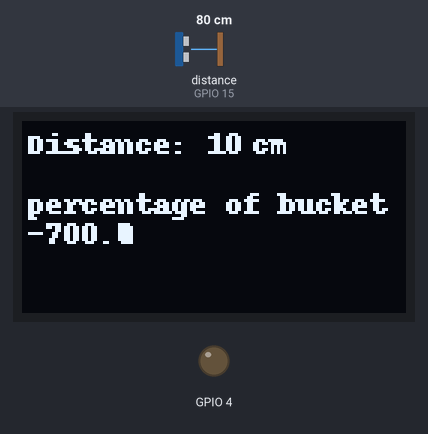
This program was run on a simulated Raspberry Pi (BCM pin numbers). Shown: 128×64 one-colour display, output pins drawn as LEDs (lit = HIGH). Dashed ring = blinking. The test bench sets the inputs (shaded band); at power-on: distance to the obstacle (sensor on GPIO 15) 80 cm. The echo pulse lasts 58.3 µs per cm; the clock reads 2024-03-15 10:24:30 at power-on unless the program sets it; pins used as bus, display or sensor lines are not drawn; what the program prints to the terminal is not drawn.

Above: at 3.3 s.
3.4 s: distance to the obstacle (sensor on GPIO 15) set to 5 cm
At 4.9 s:
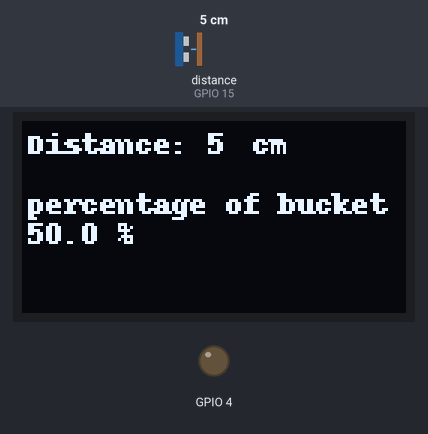
6.0 s: distance to the obstacle (sensor on GPIO 15) set to 2 cm
At 10.2 s:
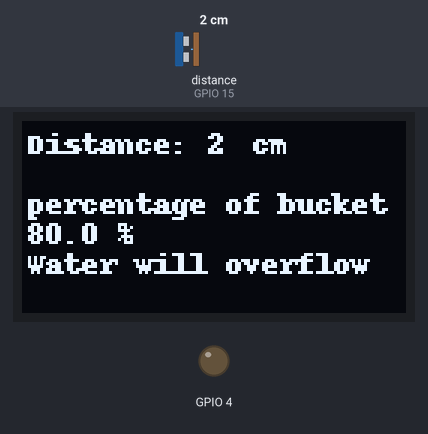
10.3 s: distance to the obstacle (sensor on GPIO 15) set to 4 cm
At 11.2 s:
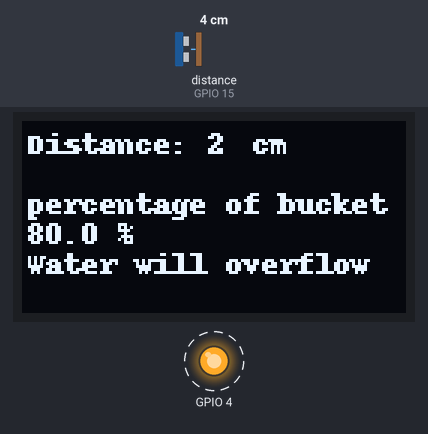
Timing chart, 0 to 13.9 s (numbered marks = the images above; inputs shaded):
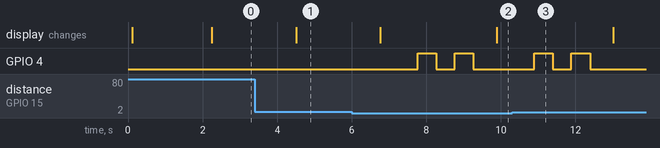

Measured:
- the behaviour switches between 4 and 3 cm on distance to the obstacle (sensor on GPIO 15) (found by bisection; images 1 and 2)
- after the input at 3.4 s, the display: changes after 1.1 s (image 1)
- after the input at 6.0 s, GPIO 4: alternates HIGH for 0.50 s and LOW for 0.50 s, 4 changes in all, then stays LOW, starting after 1.8 s; the display: first changes after 0.76 s (image 2 shows a later state)
- after the input at 10.3 s, GPIO 4: goes on until 12.4 s, then stays LOW

The program:

Water_level_Monitor_With_Oled_Display_Using_Raspberry_Pi.py
```python
import time

import Adafruit_GPIO.SPI as SPI
import Adafruit_SSD1306

from PIL import Image
from PIL import ImageDraw
from PIL import ImageFont
import RPi.GPIO as GPIO
import time


# Raspberry Pi pin configuration:
RST = 24
# Note the following are only used with SPI:
DC = 23
SPI_PORT = 0
SPI_DEVICE = 0

TRIG = 14
ECHO = 15
i=0

dist_from_base =  10 #Write the distance from the sensor to the base of the bucket
GPIO.setmode(GPIO.BCM)
GPIO.setup(TRIG ,GPIO.OUT)
GPIO.setup(ECHO,GPIO.IN)
GPIO.setup(4 ,GPIO.OUT)


# 128x32 display with hardware I2C:
disp = Adafruit_SSD1306.SSD1306_128_64(rst=RST)


# Initialize library.
disp.begin()

# Clear display.
disp.clear()
disp.display()

# Create blank image for drawing.
# Make sure to create image with mode '1' for 1-bit color.
width = disp.width
height = disp.height
image = Image.new('1', (width, height))

# Get drawing object to draw on image.
draw = ImageDraw.Draw(image)

# Draw a black filled box to clear the image.
draw.rectangle((0,0,width,height), outline=0, fill=0)

# Draw some shapes.
# First define some constants to allow easy resizing of shapes.
padding = 2
shape_width = 20
top = padding
bottom = height-padding
# Move left to right keeping track of the current x position for drawing shapes.
x = padding
# Draw an ellipse.


# Load default font.
font = ImageFont.load_default()

# Some other nice fonts to try: http://www.dafont.com/bitmap.php
#font = ImageFont.truetype('Minecraftia.ttf', 8)
GPIO.output(TRIG, False)
print("Starting.....")
time.sleep(2)

while True:

    GPIO.output(TRIG, True)
    time.sleep(0.00001)
    GPIO.output(TRIG, False)

    while GPIO.input(ECHO)==0:
        pulse_start = time.time()

    while GPIO.input(ECHO)==1:
        pulse_stop = time.time()

    pulse_time = pulse_stop - pulse_start


    distance = pulse_time * 17150
    distance = round(distance)
    percentage = (distance * 100)/dist_from_base
    percentage = 100 - percentage
    percentage = round(percentage, 2)
    percentage = str(percentage)
    if distance > dist_from_base:
        distance = dist_from_base
    print(round(distance, 2));
    distance = str(distance)
    draw.text((x, top),    'Distance:',  font=font, fill=255)
    draw.text((x+60, top), distance, font=font, fill=255)
    draw.text((x+75, top), 'cm', font=font, fill=255)
    draw.text((x, top+ 20), 'percentage of bucket filled:', font=font, fill=255)
    draw.text((x, top+ 30), percentage, font=font, fill=255)
    draw.text((x+30, top +30), '%', font=font, fill=255)

    # Display image.
    disp.image(image)
    disp.display()
    distance = float(distance)
    time.sleep(1)
    disp.clear()
    draw.rectangle((0,0,width,height), outline=0, fill=0)

    if distance < 4:
        draw.text((x, top + 40),    'Water will overflow',  font=font, fill=255)
        print("Water will overflow")
        GPIO.output(4, True);
        time.sleep(0.5)
        GPIO.output(4, False);
        time.sleep(0.5)
        GPIO.output(4, True);
        time.sleep(0.5)
        GPIO.output(4, False);
        time.sleep(0.5)
    else:
        GPIO.output(4, False);
        # Write two lines of text.
```
